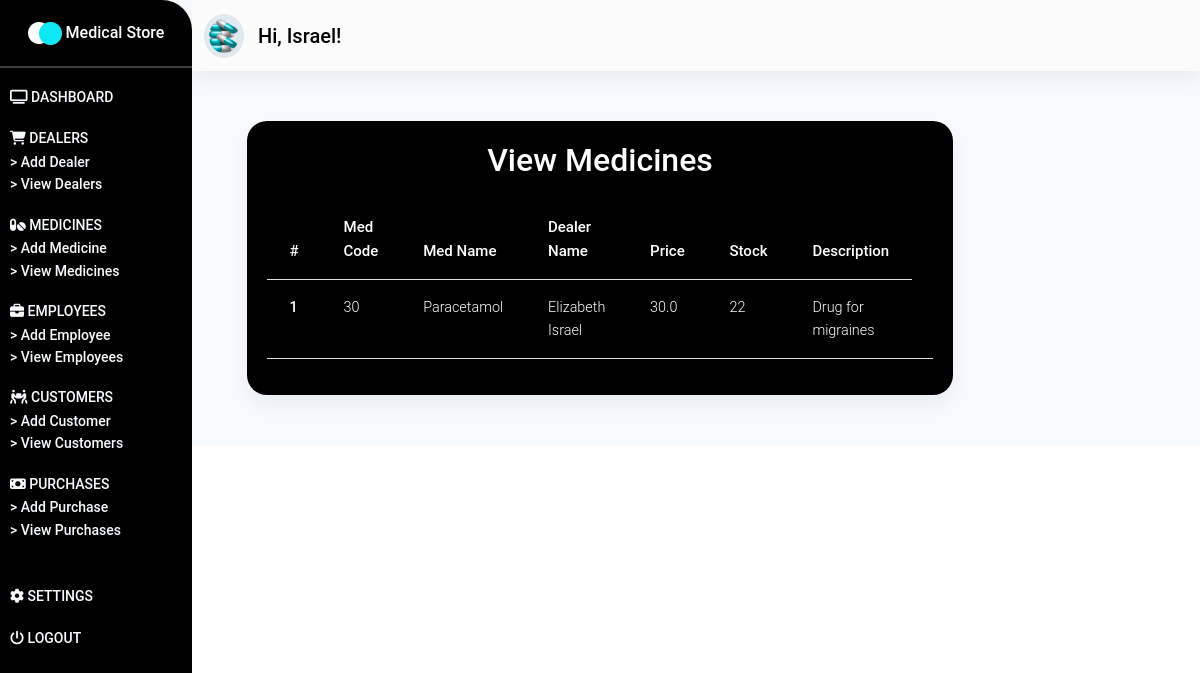
Screenshot of /medicines/ (signed in) with the database file from the repository.
### store/models.py (models this page shows, shortened)
class Medicine(models.Model):
    med_code = models.IntegerField()
    med_name = models.CharField(max_length=50)
    dealer_name = models.ForeignKey(Dealer, on_delete=models.CASCADE)
    price = models.FloatField()
    stock = models.IntegerField()
    description = models.TextField()
    def get_update_url(self):
        return reverse("store:update-medicine", kwargs={"pk": self.pk})
    def get_delete_url(self):
        return reverse("store:delete-medicine", kwargs={"pk": self.pk})

class Dealer(models.Model):
    fname = models.CharField(max_length=100)
    lname = models.CharField(max_length=100)
    address = models.TextField()
    phone_number = models.CharField(max_length=15)
    email = models.CharField(max_length=50)
    def __str__(self):
        return f"{self.fname} {self.lname}"

### store/views.py (the view)
# urls.py: path('medicines/', medicines_page, name="view-medicines"),
@login_required(login_url="/login/")
def medicines_page(request):
    medicines = Medicine.objects.all()
    context = {
        "medicines": medicines
    }
    return render(request, "store/view-medicines.html", context)

### store/templates/store/view-medicines.html (shortened to what this page needs)
{% extends 'store/base.html' %}
{% load static %}
{% block content %}
<section id="dashboard_section" class="dashboard_section">
        {% include "store/_dashboard-bar.html" %}
        <div class="container-fluid">
            <div class="add_dealer">
                <div class="dealers__card card">
                    <p class="h2">
                        View Medicines
                    </p>
                    <div class="dealers__table table-responsive">
                        <table class="table">
                            <thead>
                                <tr>
                                    <th scope="col">#</th>
                                    <th scope="col">Med Code</th>
                                    <th scope="col">Med Name</th>
                                    <th scope="col">Dealer Name</th>
                                    <th scope="col">Price</th>
                                    <th scope="col">Stock</th>
                                    <th scope="col">Description</th>
                                </tr>
                            </thead>
                            <tbody>
                            {% for medicine in medicines %}
                                <tr>
                                    <th scope="row">{{ medicine.id }}</th>
                                    <td>{{ medicine.med_code }}</td>
                                    <td>{{ medicine.med_name }}</td>
                                    <td>{{ medicine.dealer_name }}</td>
                                    <td>{{ medicine.price }}</td>
                                    <td>{{ medicine.stock }}</td>
                                    <td>{{ medicine.description }}</td>
                                    <td>
                                    </td>
                                </tr>
                            {% endfor %}
                            </tbody>
                        </table>
                    </div>
                </div>
            </div>
        </div>
    </section>
{% endblock content %}

### store/static/css/styles.css (style rules this page uses)
* { margin: 0%; padding: 0%; box-sizing: border-box; }
section.dashboard_section { --bg-opacity: 1; background-color: #f7fafc; background-size: contain; }
div.add_dealer { margin-top: 50px; padding-bottom: 50px; }
div.dealers__card { padding: 20px; background-color: #000; width: 60%; margin: auto; border-radius: 20px; }
div.dealers__card p.h2 { text-align: center; color: #fff; margin-bottom: 20px; font-weight: 550; }
div.dealers__table table.table { width: 100% !important; color: #fff; }
div.dealers__table table.table thead { font-size: 15px; font-weight: 600 !important; }

### rows the page displays
Medicine: id "1", med_code "30", med_name "Paracetamol", dealer_name "Elizabeth Israel", price "30.0", stock "22", description "Drug for migraines"
